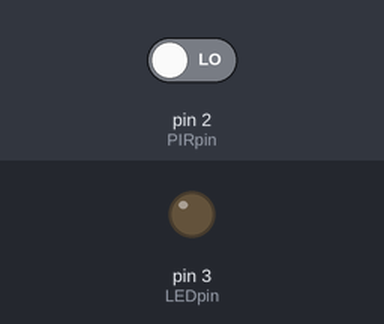
A sketch run on a simulated Arduino Uno, built with avr-gcc and run on an emulated ATmega328P. Shown: output pins drawn as LEDs (lit = HIGH). The inputs (shaded band) are chosen by the test bench; at power-on: pin 2 (PIRpin) LOW.

Above: at 1.2 s.
1.3 s: pin 2 (PIRpin) driven HIGH
At 2.5 s:
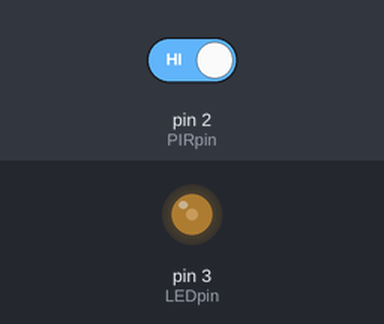
2.8 s: pin 2 (PIRpin) driven LOW
At 3.6 s:
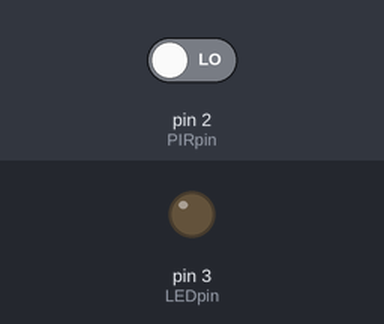
Timing chart, 0 to 5.8 s (numbered marks = the images above; inputs shaded):
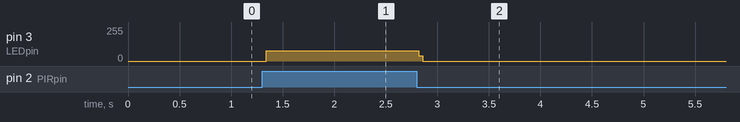

The sketch:

PIR_SENSOR.ino
```cpp
//PIR SENSOR
const int PIRpin = 2;
const int LEDpin = 3;
void setup() {
  pinMode(PIRpin, INPUT);
  pinMode(LEDpin, OUTPUT);
}

void loop() {
  bool motion = digitalRead(PIRpin);
  if (motion == HIGH) {
    digitalWrite(LEDpin, HIGH);
  }
  digitalWrite(LEDpin, LOW);
}
```

Measured:
- after the input at 1.3 s, pin 3 (LEDpin): 0/255 → 78/255 at once
- after the input at 2.8 s, pin 3 (LEDpin): 78/255 → 0/255 at once
